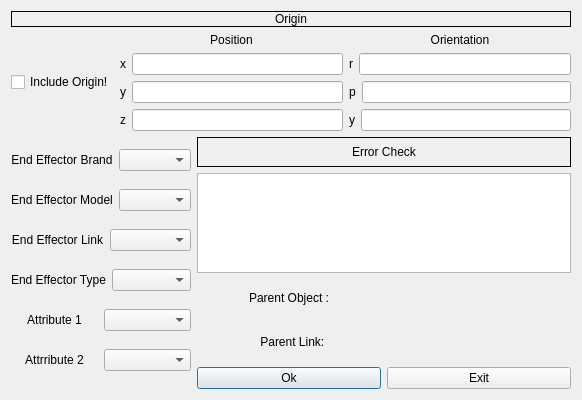
<?xml version="1.0" encoding="UTF-8"?>
<ui version="4.0">
 <class>AddEndEffector</class>
 <widget class="QDialog" name="AddEndEffector">
  <property name="geometry">
   <rect>
    <x>0</x>
    <y>0</y>
    <width>582</width>
    <height>400</height>
   </rect>
  </property>
  <property name="windowTitle">
   <string>Dialog</string>
  </property>
  <layout class="QVBoxLayout" name="verticalLayout_7">
   <item>
    <layout class="QVBoxLayout" name="verticalLayout_6">
     <item>
      <layout class="QVBoxLayout" name="verticalLayout_2">
       <item>
        <widget class="QLabel" name="origin_label">
         <property name="maximumSize">
          <size>
           <width>16777215</width>
           <height>25</height>
          </size>
         </property>
         <property name="frameShape">
          <enum>QFrame::Box</enum>
         </property>
         <property name="text">
          <string>Origin</string>
         </property>
         <property name="alignment">
          <set>Qt::AlignCenter</set>
         </property>
        </widget>
       </item>
       <item>
        <layout class="QHBoxLayout" name="horizontalLayout">
         <item>
          <widget class="QCheckBox" name="include_origin">
           <property name="text">
            <string>Include Origin!</string>
           </property>
          </widget>
         </item>
         <item>
          <layout class="QVBoxLayout" name="verticalLayout_14">
           <item>
            <widget class="QLabel" name="position_label">
             <property name="maximumSize">
              <size>
               <width>16777215</width>
               <height>15</height>
              </size>
             </property>
             <property name="text">
              <string>Position</string>
             </property>
             <property name="alignment">
              <set>Qt::AlignCenter</set>
             </property>
            </widget>
           </item>
           <item>
            <layout class="QHBoxLayout" name="horizontalLayout_21">
             <item>
              <widget class="QLabel" name="x_label">
               <property name="text">
                <string>x</string>
               </property>
               <property name="alignment">
                <set>Qt::AlignCenter</set>
               </property>
              </widget>
             </item>
             <item>
              <widget class="QLineEdit" name="x"/>
             </item>
            </layout>
           </item>
           <item>
            <layout class="QHBoxLayout" name="horizontalLayout_25">
             <item>
              <widget class="QLabel" name="y_label">
               <property name="text">
                <string>y</string>
               </property>
               <property name="alignment">
                <set>Qt::AlignCenter</set>
               </property>
              </widget>
             </item>
             <item>
              <widget class="QLineEdit" name="y"/>
             </item>
            </layout>
           </item>
           <item>
            <layout class="QHBoxLayout" name="horizontalLayout_26">
             <item>
              <widget class="QLabel" name="z_label">
               <property name="text">
                <string>z</string>
               </property>
               <property name="alignment">
                <set>Qt::AlignCenter</set>
               </property>
              </widget>
             </item>
             <item>
              <widget class="QLineEdit" name="z"/>
             </item>
            </layout>
           </item>
          </layout>
         </item>
         <item>
          <layout class="QVBoxLayout" name="verticalLayout_15">
           <item>
            <widget class="QLabel" name="orientation_label">
             <property name="maximumSize">
              <size>
               <width>16777215</width>
               <height>15</height>
              </size>
             </property>
             <property name="text">
              <string>Orientation</string>
             </property>
             <property name="alignment">
              <set>Qt::AlignCenter</set>
             </property>
            </widget>
           </item>
           <item>
            <layout class="QHBoxLayout" name="horizontalLayout_27">
             <item>
              <widget class="QLabel" name="roll_label">
               <property name="text">
                <string>r</string>
               </property>
               <property name="alignment">
                <set>Qt::AlignCenter</set>
               </property>
              </widget>
             </item>
             <item>
              <widget class="QLineEdit" name="roll"/>
             </item>
            </layout>
           </item>
           <item>
            <layout class="QHBoxLayout" name="horizontalLayout_28">
             <item>
              <widget class="QLabel" name="pitch_label">
               <property name="text">
                <string>p</string>
               </property>
               <property name="alignment">
                <set>Qt::AlignCenter</set>
               </property>
              </widget>
             </item>
             <item>
              <widget class="QLineEdit" name="pitch"/>
             </item>
            </layout>
           </item>
           <item>
            <layout class="QHBoxLayout" name="horizontalLayout_29">
             <item>
              <widget class="QLabel" name="yaw_label">
               <property name="text">
                <string>y</string>
               </property>
               <property name="alignment">
                <set>Qt::AlignCenter</set>
               </property>
              </widget>
             </item>
             <item>
              <widget class="QLineEdit" name="yaw"/>
             </item>
            </layout>
           </item>
          </layout>
         </item>
        </layout>
       </item>
      </layout>
     </item>
     <item>
      <layout class="QHBoxLayout" name="horizontalLayout_3">
       <item>
        <layout class="QVBoxLayout" name="verticalLayout">
         <item>
          <layout class="QHBoxLayout" name="horizontalLayout_43">
           <item>
            <widget class="QLabel" name="ee_brand_model">
             <property name="frameShape">
              <enum>QFrame::NoFrame</enum>
             </property>
             <property name="text">
              <string>End Effector Brand</string>
             </property>
             <property name="alignment">
              <set>Qt::AlignCenter</set>
             </property>
            </widget>
           </item>
           <item>
            <widget class="QComboBox" name="ee_brand"/>
           </item>
          </layout>
         </item>
         <item>
          <layout class="QHBoxLayout" name="horizontalLayout_35">
           <item>
            <widget class="QLabel" name="ee_model_label">
             <property name="frameShape">
              <enum>QFrame::NoFrame</enum>
             </property>
             <property name="text">
              <string>End Effector Model</string>
             </property>
             <property name="alignment">
              <set>Qt::AlignCenter</set>
             </property>
            </widget>
           </item>
           <item>
            <widget class="QComboBox" name="ee_model"/>
           </item>
          </layout>
         </item>
         <item>
          <layout class="QHBoxLayout" name="horizontalLayout_37">
           <item>
            <widget class="QLabel" name="ee_links_label">
             <property name="frameShape">
              <enum>QFrame::NoFrame</enum>
             </property>
             <property name="text">
              <string>End Effector Link</string>
             </property>
             <property name="alignment">
              <set>Qt::AlignCenter</set>
             </property>
            </widget>
           </item>
           <item>
            <widget class="QComboBox" name="ee_links"/>
           </item>
          </layout>
         </item>
         <item>
          <layout class="QHBoxLayout" name="horizontalLayout_2">
           <item>
            <widget class="QLabel" name="ee_type_label">
             <property name="frameShape">
              <enum>QFrame::NoFrame</enum>
             </property>
             <property name="text">
              <string>End Effector Type</string>
             </property>
             <property name="alignment">
              <set>Qt::AlignCenter</set>
             </property>
            </widget>
           </item>
           <item>
            <widget class="QComboBox" name="ee_type"/>
           </item>
          </layout>
         </item>
         <item>
          <layout class="QHBoxLayout" name="horizontalLayout_4">
           <item>
            <widget class="QLabel" name="attribute_1_label">
             <property name="maximumSize">
              <size>
               <width>16777215</width>
               <height>20</height>
              </size>
             </property>
             <property name="frameShape">
              <enum>QFrame::NoFrame</enum>
             </property>
             <property name="text">
              <string>Attribute 1</string>
             </property>
             <property name="alignment">
              <set>Qt::AlignCenter</set>
             </property>
            </widget>
           </item>
           <item>
            <widget class="QComboBox" name="attribute_1"/>
           </item>
          </layout>
         </item>
         <item>
          <layout class="QHBoxLayout" name="horizontalLayout_5">
           <item>
            <widget class="QLabel" name="attribute_2_label">
             <property name="maximumSize">
              <size>
               <width>16777215</width>
               <height>20</height>
              </size>
             </property>
             <property name="frameShape">
              <enum>QFrame::NoFrame</enum>
             </property>
             <property name="text">
              <string>Attrribute 2</string>
             </property>
             <property name="alignment">
              <set>Qt::AlignCenter</set>
             </property>
            </widget>
           </item>
           <item>
            <widget class="QComboBox" name="attribute_2"/>
           </item>
          </layout>
         </item>
        </layout>
       </item>
       <item>
        <layout class="QVBoxLayout" name="verticalLayout_5">
         <item>
          <layout class="QVBoxLayout" name="verticalLayout_3">
           <item>
            <widget class="QLabel" name="errorlist_label">
             <property name="maximumSize">
              <size>
               <width>16777215</width>
               <height>30</height>
              </size>
             </property>
             <property name="frameShape">
              <enum>QFrame::Box</enum>
             </property>
             <property name="text">
              <string>Error Check</string>
             </property>
             <property name="alignment">
              <set>Qt::AlignCenter</set>
             </property>
            </widget>
           </item>
           <item>
            <widget class="QTextBrowser" name="errorlist">
             <property name="maximumSize">
              <size>
               <width>16777215</width>
               <height>100</height>
              </size>
             </property>
            </widget>
           </item>
          </layout>
         </item>
         <item>
          <layout class="QVBoxLayout" name="verticalLayout_4">
           <item>
            <layout class="QHBoxLayout" name="horizontalLayout_42">
             <item>
              <widget class="QLabel" name="parent_object_label">
               <property name="sizePolicy">
                <sizepolicy hsizetype="Minimum" vsizetype="Preferred">
                 <horstretch>0</horstretch>
                 <verstretch>0</verstretch>
                </sizepolicy>
               </property>
               <property name="frameShape">
                <enum>QFrame::NoFrame</enum>
               </property>
               <property name="text">
                <string>Parent Object :</string>
               </property>
               <property name="alignment">
                <set>Qt::AlignCenter</set>
               </property>
              </widget>
             </item>
             <item>
              <widget class="QLabel" name="parent_object">
               <property name="text">
                <string/>
               </property>
               <property name="alignment">
                <set>Qt::AlignCenter</set>
               </property>
               <property name="wordWrap">
                <bool>true</bool>
               </property>
              </widget>
             </item>
            </layout>
           </item>
           <item>
            <layout class="QHBoxLayout" name="horizontalLayout_34">
             <item>
              <widget class="QLabel" name="parent_link_label">
               <property name="sizePolicy">
                <sizepolicy hsizetype="Minimum" vsizetype="Minimum">
                 <horstretch>0</horstretch>
                 <verstretch>0</verstretch>
                </sizepolicy>
               </property>
               <property name="frameShape">
                <enum>QFrame::NoFrame</enum>
               </property>
               <property name="text">
                <string>  Parent Link:</string>
               </property>
               <property name="alignment">
                <set>Qt::AlignCenter</set>
               </property>
              </widget>
             </item>
             <item>
              <widget class="QLabel" name="parent_link">
               <property name="sizePolicy">
                <sizepolicy hsizetype="Preferred" vsizetype="Preferred">
                 <horstretch>0</horstretch>
                 <verstretch>0</verstretch>
                </sizepolicy>
               </property>
               <property name="text">
                <string/>
               </property>
               <property name="alignment">
                <set>Qt::AlignCenter</set>
               </property>
               <property name="wordWrap">
                <bool>true</bool>
               </property>
              </widget>
             </item>
            </layout>
           </item>
          </layout>
         </item>
         <item>
          <layout class="QHBoxLayout" name="horizontalLayout_40">
           <item>
            <widget class="QPushButton" name="ok">
             <property name="text">
              <string>Ok</string>
             </property>
            </widget>
           </item>
           <item>
            <widget class="QPushButton" name="exit">
             <property name="text">
              <string>Exit</string>
             </property>
            </widget>
           </item>
          </layout>
         </item>
        </layout>
       </item>
      </layout>
     </item>
    </layout>
   </item>
  </layout>
 </widget>
 <resources/>
 <connections/>
</ui>
